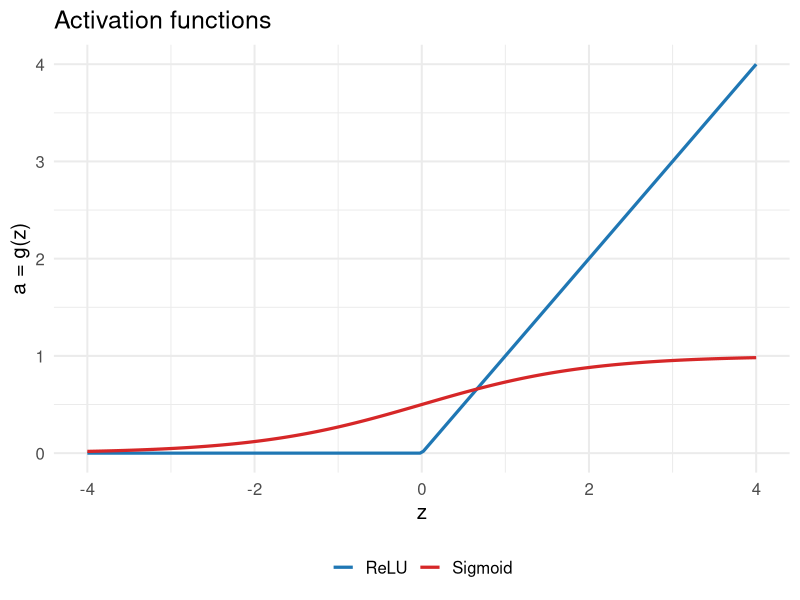

Source code (R):
## ---- chunk 1
#| include: false
#| warning: false
#| message: false

library(tidyverse)

clr2 <- c("#1f77b4", "#d62728")

theme_set(theme_minimal(base_size = 15))
## ---- chunk 2
#| echo: false
#| fig-height: 5

tibble(z = seq(-4, 4, length.out = 200)) |>
  mutate(
    Sigmoid = 1 / (1 + exp(-z)),
    ReLU    = pmax(0, z)
  ) |>
  pivot_longer(-z, names_to = "fn", values_to = "a") |>
  ggplot(aes(z, a, colour = fn)) +
  geom_line(linewidth = 1.1) +
  scale_colour_manual(values = clr2, name = NULL) +
  labs(title = "Activation functions", x = "z", y = "a = g(z)") +
  theme(legend.position = "bottom")
